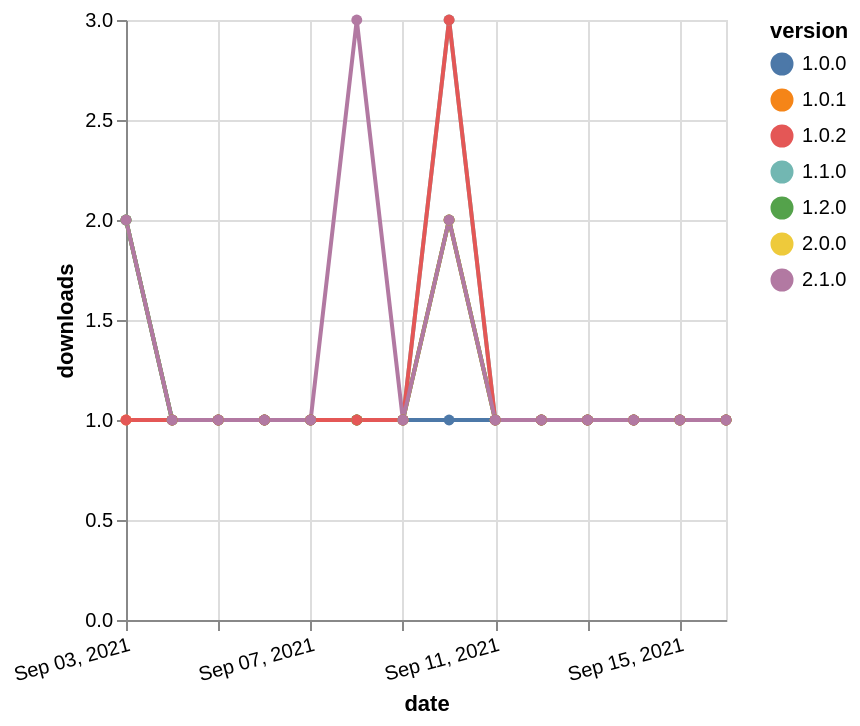

The specification (Vega-Lite) saved for this image:
### Vega-Lite specification from a JSON file in a GitHub repository (floating-point values rounded to 4 significant figures)
{"$schema": "https://vega.github.io/schema/vega-lite/v5.json", "description": "A simple bar chart with embedded data.", "data": {"values": [{"date": "2021-09-03", "total": 150, "delta": 2, "version": "1.1.0"}, {"date": "2021-09-04", "total": 151, "delta": 1, "version": "1.1.0"}, {"date": "2021-09-05", "total": 152, "delta": 1, "version": "1.1.0"}, {"date": "2021-09-06", "total": 153, "delta": 1, "version": "1.1.0"}, {"date": "2021-09-07", "total": 154, "delta": 1, "version": "1.1.0"}, {"date": "2021-09-08", "total": 155, "delta": 1, "version": "1.1.0"}, {"date": "2021-09-09", "total": 156, "delta": 1, "version": "1.1.0"}, {"date": "2021-09-10", "total": 159, "delta": 3, "version": "1.1.0"}, {"date": "2021-09-11", "total": 160, "delta": 1, "version": "1.1.0"}, {"date": "2021-09-12", "total": 161, "delta": 1, "version": "1.1.0"}, {"date": "2021-09-13", "total": 162, "delta": 1, "version": "1.1.0"}, {"date": "2021-09-14", "total": 163, "delta": 1, "version": "1.1.0"}, {"date": "2021-09-15", "total": 164, "delta": 1, "version": "1.1.0"}, {"date": "2021-09-16", "total": 165, "delta": 1, "version": "1.1.0"}, {"date": "2021-09-03", "total": 132, "delta": 1, "version": "1.0.1"}, {"date": "2021-09-04", "total": 133, "delta": 1, "version": "1.0.1"}, {"date": "2021-09-05", "total": 134, "delta": 1, "version": "1.0.1"}, {"date": "2021-09-06", "total": 135, "delta": 1, "version": "1.0.1"}, {"date": "2021-09-07", "total": 136, "delta": 1, "version": "1.0.1"}, {"date": "2021-09-08", "total": 137, "delta": 1, "version": "1.0.1"}, {"date": "2021-09-09", "total": 138, "delta": 1, "version": "1.0.1"}, {"date": "2021-09-10", "total": 140, "delta": 2, "version": "1.0.1"}, {"date": "2021-09-11", "total": 141, "delta": 1, "version": "1.0.1"}, {"date": "2021-09-12", "total": 142, "delta": 1, "version": "1.0.1"}, {"date": "2021-09-13", "total": 143, "delta": 1, "version": "1.0.1"}, {"date": "2021-09-14", "total": 144, "delta": 1, "version": "1.0.1"}, {"date": "2021-09-15", "total": 145, "delta": 1, "version": "1.0.1"}, {"date": "2021-09-16", "total": 146, "delta": 1, "version": "1.0.1"}, {"date": "2021-09-03", "total": 142, "delta": 2, "version": "1.0.0"}, {"date": "2021-09-04", "total": 143, "delta": 1, "version": "1.0.0"}, {"date": "2021-09-05", "total": 144, "delta": 1, "version": "1.0.0"}, {"date": "2021-09-06", "total": 145, "delta": 1, "version": "1.0.0"}, {"date": "2021-09-07", "total": 146, "delta": 1, "version": "1.0.0"}, {"date": "2021-09-08", "total": 147, "delta": 1, "version": "1.0.0"}, {"date": "2021-09-09", "total": 148, "delta": 1, "version": "1.0.0"}, {"date": "2021-09-10", "total": 149, "delta": 1, "version": "1.0.0"}, {"date": "2021-09-11", "total": 150, "delta": 1, "version": "1.0.0"}, {"date": "2021-09-12", "total": 151, "delta": 1, "version": "1.0.0"}, {"date": "2021-09-13", "total": 152, "delta": 1, "version": "1.0.0"}, {"date": "2021-09-14", "total": 153, "delta": 1, "version": "1.0.0"}, {"date": "2021-09-15", "total": 154, "delta": 1, "version": "1.0.0"}, {"date": "2021-09-16", "total": 155, "delta": 1, "version": "1.0.0"}, {"date": "2021-09-03", "total": 95, "delta": 2, "version": "2.0.0"}, {"date": "2021-09-04", "total": 96, "delta": 1, "version": "2.0.0"}, {"date": "2021-09-05", "total": 97, "delta": 1, "version": "2.0.0"}, {"date": "2021-09-06", "total": 98, "delta": 1, "version": "2.0.0"}, {"date": "2021-09-07", "total": 99, "delta": 1, "version": "2.0.0"}, {"date": "2021-09-08", "total": 100, "delta": 1, "version": "2.0.0"}, {"date": "2021-09-09", "total": 101, "delta": 1, "version": "2.0.0"}, {"date": "2021-09-10", "total": 103, "delta": 2, "version": "2.0.0"}, {"date": "2021-09-11", "total": 104, "delta": 1, "version": "2.0.0"}, {"date": "2021-09-12", "total": 105, "delta": 1, "version": "2.0.0"}, {"date": "2021-09-13", "total": 106, "delta": 1, "version": "2.0.0"}, {"date": "2021-09-14", "total": 107, "delta": 1, "version": "2.0.0"}, {"date": "2021-09-15", "total": 108, "delta": 1, "version": "2.0.0"}, {"date": "2021-09-16", "total": 109, "delta": 1, "version": "2.0.0"}, {"date": "2021-09-03", "total": 113, "delta": 2, "version": "1.2.0"}, {"date": "2021-09-04", "total": 114, "delta": 1, "version": "1.2.0"}, {"date": "2021-09-05", "total": 115, "delta": 1, "version": "1.2.0"}, {"date": "2021-09-06", "total": 116, "delta": 1, "version": "1.2.0"}, {"date": "2021-09-07", "total": 117, "delta": 1, "version": "1.2.0"}, {"date": "2021-09-08", "total": 118, "delta": 1, "version": "1.2.0"}, {"date": "2021-09-09", "total": 119, "delta": 1, "version": "1.2.0"}, {"date": "2021-09-10", "total": 121, "delta": 2, "version": "1.2.0"}, {"date": "2021-09-11", "total": 122, "delta": 1, "version": "1.2.0"}, {"date": "2021-09-12", "total": 123, "delta": 1, "version": "1.2.0"}, {"date": "2021-09-13", "total": 124, "delta": 1, "version": "1.2.0"}, {"date": "2021-09-14", "total": 125, "delta": 1, "version": "1.2.0"}, {"date": "2021-09-15", "total": 126, "delta": 1, "version": "1.2.0"}, {"date": "2021-09-16", "total": 127, "delta": 1, "version": "1.2.0"}, {"date": "2021-09-03", "total": 176, "delta": 1, "version": "1.0.2"}, {"date": "2021-09-04", "total": 177, "delta": 1, "version": "1.0.2"}, {"date": "2021-09-05", "total": 178, "delta": 1, "version": "1.0.2"}, {"date": "2021-09-06", "total": 179, "delta": 1, "version": "1.0.2"}, {"date": "2021-09-07", "total": 180, "delta": 1, "version": "1.0.2"}, {"date": "2021-09-08", "total": 181, "delta": 1, "version": "1.0.2"}, {"date": "2021-09-09", "total": 182, "delta": 1, "version": "1.0.2"}, {"date": "2021-09-10", "total": 185, "delta": 3, "version": "1.0.2"}, {"date": "2021-09-11", "total": 186, "delta": 1, "version": "1.0.2"}, {"date": "2021-09-12", "total": 187, "delta": 1, "version": "1.0.2"}, {"date": "2021-09-13", "total": 188, "delta": 1, "version": "1.0.2"}, {"date": "2021-09-14", "total": 189, "delta": 1, "version": "1.0.2"}, {"date": "2021-09-15", "total": 190, "delta": 1, "version": "1.0.2"}, {"date": "2021-09-16", "total": 191, "delta": 1, "version": "1.0.2"}, {"date": "2021-09-03", "total": 75, "delta": 2, "version": "2.1.0"}, {"date": "2021-09-04", "total": 76, "delta": 1, "version": "2.1.0"}, {"date": "2021-09-05", "total": 77, "delta": 1, "version": "2.1.0"}, {"date": "2021-09-06", "total": 78, "delta": 1, "version": "2.1.0"}, {"date": "2021-09-07", "total": 79, "delta": 1, "version": "2.1.0"}, {"date": "2021-09-08", "total": 82, "delta": 3, "version": "2.1.0"}, {"date": "2021-09-09", "total": 83, "delta": 1, "version": "2.1.0"}, {"date": "2021-09-10", "total": 85, "delta": 2, "version": "2.1.0"}, {"date": "2021-09-11", "total": 86, "delta": 1, "version": "2.1.0"}, {"date": "2021-09-12", "total": 87, "delta": 1, "version": "2.1.0"}, {"date": "2021-09-13", "total": 88, "delta": 1, "version": "2.1.0"}, {"date": "2021-09-14", "total": 89, "delta": 1, "version": "2.1.0"}, {"date": "2021-09-15", "total": 90, "delta": 1, "version": "2.1.0"}, {"date": "2021-09-16", "total": 91, "delta": 1, "version": "2.1.0"}]}, "width": "container", "mark": {"type": "line", "point": {"filled": true}}, "encoding": {"x": {"field": "date", "type": "temporal", "timeUnit": "yearmonthdate", "title": "date", "axis": {"labelAngle": -15}}, "y": {"field": "delta", "type": "quantitative", "title": "downloads"}, "color": {"field": "version", "type": "nominal"}, "tooltip": {"field": "delta"}}}
